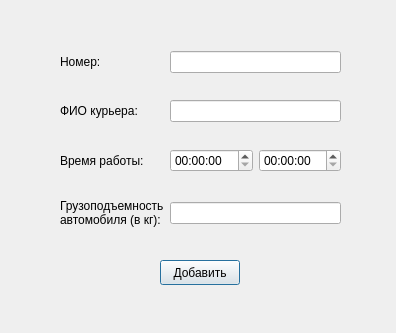
<?xml version="1.0" encoding="UTF-8"?>
<ui version="4.0">
 <class>CourierAdd</class>
 <widget class="QDialog" name="CourierAdd">
  <property name="geometry">
   <rect>
    <x>0</x>
    <y>0</y>
    <width>396</width>
    <height>333</height>
   </rect>
  </property>
  <property name="windowTitle">
   <string>Добавление курьера</string>
  </property>
  <widget class="QPushButton" name="pushButton_FormSave2">
   <property name="geometry">
    <rect>
     <x>160</x>
     <y>260</y>
     <width>80</width>
     <height>25</height>
    </rect>
   </property>
   <property name="text">
    <string>Добавить</string>
   </property>
  </widget>
  <widget class="QWidget" name="gridLayoutWidget">
   <property name="geometry">
    <rect>
     <x>60</x>
     <y>30</y>
     <width>281</width>
     <height>221</height>
    </rect>
   </property>
   <layout class="QGridLayout" name="gridLayout">
    <item row="2" column="0">
     <widget class="QLabel" name="label_2">
      <property name="text">
       <string>Время работы:</string>
      </property>
      <property name="wordWrap">
       <bool>true</bool>
      </property>
     </widget>
    </item>
    <item row="4" column="0">
     <widget class="QLabel" name="label_3">
      <property name="text">
       <string>Грузоподъемность автомобиля (в кг):</string>
      </property>
      <property name="wordWrap">
       <bool>true</bool>
      </property>
     </widget>
    </item>
    <item row="4" column="1" colspan="2">
     <widget class="QLineEdit" name="lineEdit_FormCap"/>
    </item>
    <item row="1" column="0">
     <widget class="QLabel" name="label">
      <property name="text">
       <string>ФИО курьера:</string>
      </property>
     </widget>
    </item>
    <item row="1" column="1" colspan="2">
     <widget class="QLineEdit" name="lineEdit_FormName"/>
    </item>
    <item row="0" column="0">
     <widget class="QLabel" name="label_4">
      <property name="text">
       <string>Номер:</string>
      </property>
     </widget>
    </item>
    <item row="0" column="1" colspan="2">
     <widget class="QLineEdit" name="lineEdit_FormNum"/>
    </item>
    <item row="2" column="1">
     <widget class="QTimeEdit" name="timeEdit_FormCrFrom"/>
    </item>
    <item row="2" column="2">
     <widget class="QTimeEdit" name="timeEdit_FormCrTo"/>
    </item>
   </layout>
  </widget>
 </widget>
 <resources/>
 <connections/>
</ui>
